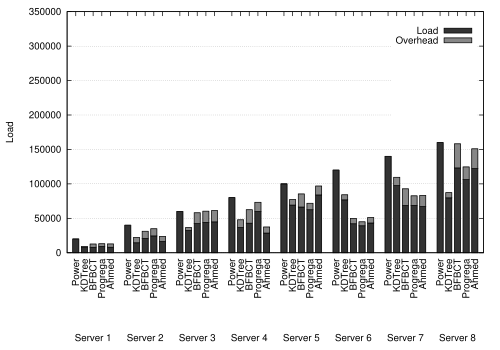

Write the gnuplot code that produced this figure.
set terminal postscript eps enhanced color solid lw 1 "Helvetica" 14
set encoding iso_8859_1
#set title 'Carga m\351dia em cada servidor (por algoritmo, sem hotspots)'
set ylabel 'Carga'
set autoscale
set grid
set output "distribution_uniform.eps"
set grid noxtics nomxtics ytics nomytics noztics nomztics \
 nox2tics nomx2tics noy2tics nomy2tics nocbtics nomcbtics

set boxwidth 0.7 absolute
set style fill solid 1.0 border -1
set style histogram rowstacked title offset 0, -6
set style data histograms
set key height 2 noautotitles #spacing 5 nobox outside below horizontal

set xlabel  offset character 0, 5, 0 #font "" textcolor lt -1 norotate
set xtic rotate #by 90 border 100

set yrange [0:350000]
set bmargin 10

plot newhistogram "Servidor 1", 'load_s1_uniform.data' using 2:xtic(1) t "Carga" lc rgb '#333333', '' using 3 t "Overhead" lc rgb '#888888', \
     newhistogram "Servidor 2", 'load_s2_uniform.data' using 2:xtic(1) notitle lc rgb '#333333', '' using 3 notitle lc rgb '#888888', \
     newhistogram "Servidor 3", 'load_s3_uniform.data' using 2:xtic(1) notitle lc rgb '#333333', '' using 3 notitle lc rgb '#888888', \
     newhistogram "Servidor 4", 'load_s4_uniform.data' using 2:xtic(1) notitle lc rgb '#333333', '' using 3 notitle lc rgb '#888888', \
     newhistogram "Servidor 5", 'load_s5_uniform.data' using 2:xtic(1) notitle lc rgb '#333333', '' using 3 notitle lc rgb '#888888', \
     newhistogram "Servidor 6", 'load_s6_uniform.data' using 2:xtic(1) notitle lc rgb '#333333', '' using 3 notitle lc rgb '#888888', \
     newhistogram "Servidor 7", 'load_s7_uniform.data' using 2:xtic(1) notitle lc rgb '#333333', '' using 3 notitle lc rgb '#888888', \
     newhistogram "Servidor 8", 'load_s8_uniform.data' using 2:xtic(1) notitle lc rgb '#333333', '' using 3 notitle lc rgb '#888888'
